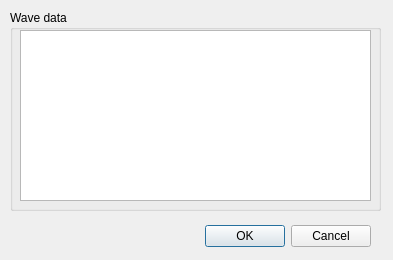
<?xml version="1.0" encoding="UTF-8"?>
<ui version="4.0">
 <class>WavInfoDialog</class>
 <widget class="QDialog" name="WavInfoDialog">
  <property name="geometry">
   <rect>
    <x>0</x>
    <y>0</y>
    <width>393</width>
    <height>260</height>
   </rect>
  </property>
  <property name="windowTitle">
   <string>Dialog</string>
  </property>
  <widget class="QDialogButtonBox" name="buttonBox">
   <property name="geometry">
    <rect>
     <x>30</x>
     <y>220</y>
     <width>341</width>
     <height>32</height>
    </rect>
   </property>
   <property name="orientation">
    <enum>Qt::Horizontal</enum>
   </property>
   <property name="standardButtons">
    <set>QDialogButtonBox::Cancel|QDialogButtonBox::Ok</set>
   </property>
  </widget>
  <widget class="QGroupBox" name="groupBox">
   <property name="geometry">
    <rect>
     <x>10</x>
     <y>10</y>
     <width>371</width>
     <height>201</height>
    </rect>
   </property>
   <property name="title">
    <string>Wave data</string>
   </property>
   <widget class="QPlainTextEdit" name="plainTextEdit">
    <property name="geometry">
     <rect>
      <x>10</x>
      <y>20</y>
      <width>351</width>
      <height>171</height>
     </rect>
    </property>
   </widget>
  </widget>
 </widget>
 <resources/>
 <connections>
  <connection>
   <sender>buttonBox</sender>
   <signal>accepted()</signal>
   <receiver>WavInfoDialog</receiver>
   <slot>accept()</slot>
   <hints>
    <hint type="sourcelabel">
     <x>248</x>
     <y>254</y>
    </hint>
    <hint type="destinationlabel">
     <x>157</x>
     <y>274</y>
    </hint>
   </hints>
  </connection>
  <connection>
   <sender>buttonBox</sender>
   <signal>rejected()</signal>
   <receiver>WavInfoDialog</receiver>
   <slot>reject()</slot>
   <hints>
    <hint type="sourcelabel">
     <x>316</x>
     <y>260</y>
    </hint>
    <hint type="destinationlabel">
     <x>286</x>
     <y>274</y>
    </hint>
   </hints>
  </connection>
 </connections>
</ui>
